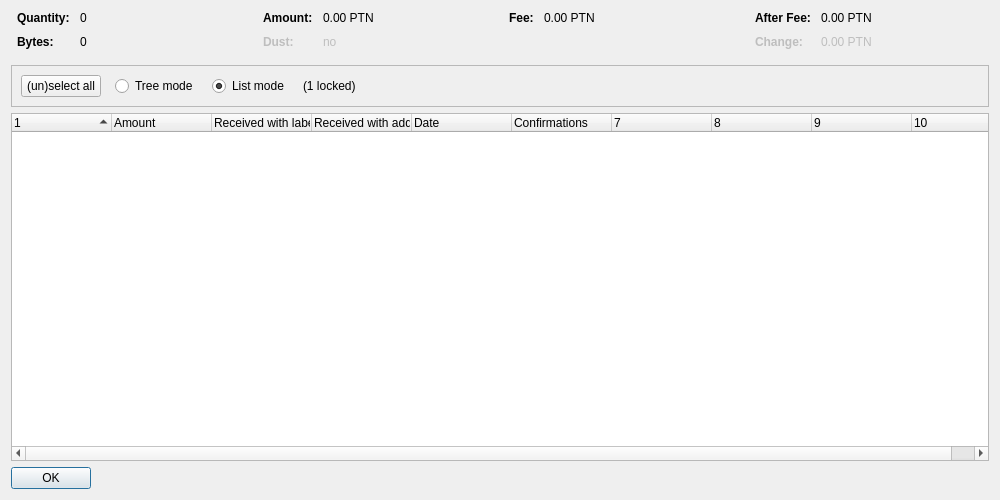
<?xml version="1.0" encoding="UTF-8"?>
<ui version="4.0">
 <class>CoinControlDialog</class>
 <widget class="QDialog" name="CoinControlDialog">
  <property name="geometry">
   <rect>
    <x>0</x>
    <y>0</y>
    <width>1000</width>
    <height>500</height>
   </rect>
  </property>
  <property name="windowTitle">
   <string>Coin Selection</string>
  </property>
  <layout class="QVBoxLayout" name="verticalLayout">
   <item>
    <layout class="QHBoxLayout" name="horizontalLayoutTop" stretch="0,0,0,0">
     <property name="topMargin">
      <number>0</number>
     </property>
     <property name="bottomMargin">
      <number>10</number>
     </property>
     <item>
      <layout class="QFormLayout" name="formLayoutCoinControl1">
       <property name="horizontalSpacing">
        <number>10</number>
       </property>
       <property name="verticalSpacing">
        <number>10</number>
       </property>
       <property name="leftMargin">
        <number>6</number>
       </property>
       <property name="rightMargin">
        <number>6</number>
       </property>
       <item row="0" column="0">
        <widget class="QLabel" name="labelCoinControlQuantityText">
         <property name="font">
          <font>
           <weight>75</weight>
           <bold>true</bold>
          </font>
         </property>
         <property name="text">
          <string>Quantity:</string>
         </property>
        </widget>
       </item>
       <item row="0" column="1">
        <widget class="QLabel" name="labelCoinControlQuantity">
         <property name="cursor">
          <cursorShape>IBeamCursor</cursorShape>
         </property>
         <property name="contextMenuPolicy">
          <enum>Qt::ActionsContextMenu</enum>
         </property>
         <property name="text">
          <string notr="true">0</string>
         </property>
         <property name="textInteractionFlags">
          <set>Qt::LinksAccessibleByMouse|Qt::TextSelectableByKeyboard|Qt::TextSelectableByMouse</set>
         </property>
        </widget>
       </item>
       <item row="1" column="0">
        <widget class="QLabel" name="labelCoinControlBytesText">
         <property name="font">
          <font>
           <weight>75</weight>
           <bold>true</bold>
          </font>
         </property>
         <property name="text">
          <string>Bytes:</string>
         </property>
        </widget>
       </item>
       <item row="1" column="1">
        <widget class="QLabel" name="labelCoinControlBytes">
         <property name="cursor">
          <cursorShape>IBeamCursor</cursorShape>
         </property>
         <property name="contextMenuPolicy">
          <enum>Qt::ActionsContextMenu</enum>
         </property>
         <property name="text">
          <string notr="true">0</string>
         </property>
         <property name="textInteractionFlags">
          <set>Qt::LinksAccessibleByMouse|Qt::TextSelectableByKeyboard|Qt::TextSelectableByMouse</set>
         </property>
        </widget>
       </item>
      </layout>
     </item>
     <item>
      <layout class="QFormLayout" name="formLayoutCoinControl2">
       <property name="horizontalSpacing">
        <number>10</number>
       </property>
       <property name="verticalSpacing">
        <number>10</number>
       </property>
       <property name="leftMargin">
        <number>6</number>
       </property>
       <property name="rightMargin">
        <number>6</number>
       </property>
       <item row="0" column="0">
        <widget class="QLabel" name="labelCoinControlAmountText">
         <property name="font">
          <font>
           <weight>75</weight>
           <bold>true</bold>
          </font>
         </property>
         <property name="text">
          <string>Amount:</string>
         </property>
        </widget>
       </item>
       <item row="0" column="1">
        <widget class="QLabel" name="labelCoinControlAmount">
         <property name="cursor">
          <cursorShape>IBeamCursor</cursorShape>
         </property>
         <property name="contextMenuPolicy">
          <enum>Qt::ActionsContextMenu</enum>
         </property>
         <property name="text">
          <string notr="true">0.00 PTN</string>
         </property>
         <property name="textInteractionFlags">
          <set>Qt::LinksAccessibleByMouse|Qt::TextSelectableByKeyboard|Qt::TextSelectableByMouse</set>
         </property>
        </widget>
       </item>
       <item row="1" column="0">
        <widget class="QLabel" name="labelCoinControlLowOutputText">
         <property name="enabled">
          <bool>false</bool>
         </property>
         <property name="font">
          <font>
           <weight>75</weight>
           <bold>true</bold>
          </font>
         </property>
         <property name="text">
          <string>Dust:</string>
         </property>
        </widget>
       </item>
       <item row="1" column="1">
        <widget class="QLabel" name="labelCoinControlLowOutput">
         <property name="enabled">
          <bool>false</bool>
         </property>
         <property name="cursor">
          <cursorShape>IBeamCursor</cursorShape>
         </property>
         <property name="contextMenuPolicy">
          <enum>Qt::ActionsContextMenu</enum>
         </property>
         <property name="text">
          <string notr="true">no</string>
         </property>
         <property name="textInteractionFlags">
          <set>Qt::LinksAccessibleByMouse|Qt::TextSelectableByKeyboard|Qt::TextSelectableByMouse</set>
         </property>
        </widget>
       </item>
      </layout>
     </item>
     <item>
      <layout class="QFormLayout" name="formLayoutCoinControl3">
       <property name="horizontalSpacing">
        <number>10</number>
       </property>
       <property name="verticalSpacing">
        <number>10</number>
       </property>
       <property name="leftMargin">
        <number>6</number>
       </property>
       <property name="rightMargin">
        <number>6</number>
       </property>
       <item row="0" column="0">
        <widget class="QLabel" name="labelCoinControlFeeText">
         <property name="font">
          <font>
           <weight>75</weight>
           <bold>true</bold>
          </font>
         </property>
         <property name="text">
          <string>Fee:</string>
         </property>
        </widget>
       </item>
       <item row="0" column="1">
        <widget class="QLabel" name="labelCoinControlFee">
         <property name="cursor">
          <cursorShape>IBeamCursor</cursorShape>
         </property>
         <property name="contextMenuPolicy">
          <enum>Qt::ActionsContextMenu</enum>
         </property>
         <property name="text">
          <string notr="true">0.00 PTN</string>
         </property>
         <property name="textInteractionFlags">
          <set>Qt::LinksAccessibleByMouse|Qt::TextSelectableByKeyboard|Qt::TextSelectableByMouse</set>
         </property>
        </widget>
       </item>
      </layout>
     </item>
     <item>
      <layout class="QFormLayout" name="formLayoutCoinControl4">
       <property name="horizontalSpacing">
        <number>10</number>
       </property>
       <property name="verticalSpacing">
        <number>10</number>
       </property>
       <property name="leftMargin">
        <number>6</number>
       </property>
       <property name="rightMargin">
        <number>6</number>
       </property>
       <item row="0" column="0">
        <widget class="QLabel" name="labelCoinControlAfterFeeText">
         <property name="font">
          <font>
           <weight>75</weight>
           <bold>true</bold>
          </font>
         </property>
         <property name="text">
          <string>After Fee:</string>
         </property>
        </widget>
       </item>
       <item row="0" column="1">
        <widget class="QLabel" name="labelCoinControlAfterFee">
         <property name="cursor">
          <cursorShape>IBeamCursor</cursorShape>
         </property>
         <property name="contextMenuPolicy">
          <enum>Qt::ActionsContextMenu</enum>
         </property>
         <property name="text">
          <string notr="true">0.00 PTN</string>
         </property>
         <property name="textInteractionFlags">
          <set>Qt::LinksAccessibleByMouse|Qt::TextSelectableByKeyboard|Qt::TextSelectableByMouse</set>
         </property>
        </widget>
       </item>
       <item row="1" column="0">
        <widget class="QLabel" name="labelCoinControlChangeText">
         <property name="enabled">
          <bool>false</bool>
         </property>
         <property name="font">
          <font>
           <weight>75</weight>
           <bold>true</bold>
          </font>
         </property>
         <property name="text">
          <string>Change:</string>
         </property>
        </widget>
       </item>
       <item row="1" column="1">
        <widget class="QLabel" name="labelCoinControlChange">
         <property name="enabled">
          <bool>false</bool>
         </property>
         <property name="cursor">
          <cursorShape>IBeamCursor</cursorShape>
         </property>
         <property name="contextMenuPolicy">
          <enum>Qt::ActionsContextMenu</enum>
         </property>
         <property name="text">
          <string notr="true">0.00 PTN</string>
         </property>
         <property name="textInteractionFlags">
          <set>Qt::LinksAccessibleByMouse|Qt::TextSelectableByKeyboard|Qt::TextSelectableByMouse</set>
         </property>
        </widget>
       </item>
      </layout>
     </item>
    </layout>
   </item>
   <item>
    <widget class="QFrame" name="frame">
     <property name="minimumSize">
      <size>
       <width>0</width>
       <height>40</height>
      </size>
     </property>
     <property name="frameShape">
      <enum>QFrame::StyledPanel</enum>
     </property>
     <property name="frameShadow">
      <enum>QFrame::Sunken</enum>
     </property>
     <layout class="QHBoxLayout" name="horizontalLayout">
      <item>
       <layout class="QHBoxLayout" name="horizontalLayoutPanel" stretch="0,0,0,0,0">
        <property name="spacing">
         <number>14</number>
        </property>
        <item>
         <widget class="QPushButton" name="pushButtonSelectAll">
          <property name="sizePolicy">
           <sizepolicy hsizetype="Maximum" vsizetype="Fixed">
            <horstretch>0</horstretch>
            <verstretch>0</verstretch>
           </sizepolicy>
          </property>
          <property name="text">
           <string>(un)select all</string>
          </property>
          <property name="autoDefault">
           <bool>false</bool>
          </property>
         </widget>
        </item>
        <item>
         <widget class="QRadioButton" name="radioTreeMode">
          <property name="sizePolicy">
           <sizepolicy hsizetype="Maximum" vsizetype="Fixed">
            <horstretch>0</horstretch>
            <verstretch>0</verstretch>
           </sizepolicy>
          </property>
          <property name="text">
           <string>Tree mode</string>
          </property>
         </widget>
        </item>
        <item>
         <widget class="QRadioButton" name="radioListMode">
          <property name="sizePolicy">
           <sizepolicy hsizetype="Maximum" vsizetype="Fixed">
            <horstretch>0</horstretch>
            <verstretch>0</verstretch>
           </sizepolicy>
          </property>
          <property name="text">
           <string>List mode</string>
          </property>
          <property name="checked">
           <bool>true</bool>
          </property>
         </widget>
        </item>
        <item>
         <widget class="QLabel" name="labelLocked">
          <property name="text">
           <string notr="true">(1 locked)</string>
          </property>
         </widget>
        </item>
        <item>
         <spacer name="horizontalSpacer">
          <property name="orientation">
           <enum>Qt::Horizontal</enum>
          </property>
          <property name="sizeHint" stdset="0">
           <size>
            <width>40</width>
            <height>20</height>
           </size>
          </property>
         </spacer>
        </item>
       </layout>
      </item>
     </layout>
    </widget>
   </item>
   <item>
    <widget class="CoinControlTreeWidget" name="treeWidget">
     <property name="contextMenuPolicy">
      <enum>Qt::CustomContextMenu</enum>
     </property>
     <property name="sortingEnabled">
      <bool>false</bool>
     </property>
     <property name="columnCount">
      <number>10</number>
     </property>
     <attribute name="headerShowSortIndicator" stdset="0">
      <bool>true</bool>
     </attribute>
     <attribute name="headerStretchLastSection">
      <bool>false</bool>
     </attribute>
     <column>
      <property name="text">
       <string/>
      </property>
     </column>
     <column>
      <property name="text">
       <string>Amount</string>
      </property>
     </column>
     <column>
      <property name="text">
       <string>Received with label</string>
      </property>
     </column>
     <column>
      <property name="text">
       <string>Received with address</string>
      </property>
     </column>
     <column>
      <property name="text">
       <string>Date</string>
      </property>
     </column>
     <column>
      <property name="text">
       <string>Confirmations</string>
      </property>
      <property name="toolTip">
       <string>Confirmed</string>
      </property>
     </column>
     <column>
      <property name="text">
       <string/>
      </property>
     </column>
     <column>
      <property name="text">
       <string/>
      </property>
     </column>
     <column>
      <property name="text">
       <string/>
      </property>
     </column>
     <column>
      <property name="text">
       <string/>
      </property>
     </column>
    </widget>
   </item>
   <item>
    <widget class="QDialogButtonBox" name="buttonBox">
     <property name="sizePolicy">
      <sizepolicy hsizetype="Maximum" vsizetype="Fixed">
       <horstretch>0</horstretch>
       <verstretch>0</verstretch>
      </sizepolicy>
     </property>
     <property name="orientation">
      <enum>Qt::Horizontal</enum>
     </property>
     <property name="standardButtons">
      <set>QDialogButtonBox::Ok</set>
     </property>
    </widget>
   </item>
  </layout>
 </widget>
 <customwidgets>
  <customwidget>
   <class>CoinControlTreeWidget</class>
   <extends>QTreeWidget</extends>
   <header>qt/coincontroltreewidget.h</header>
  </customwidget>
 </customwidgets>
 <resources/>
 <connections/>
</ui>
